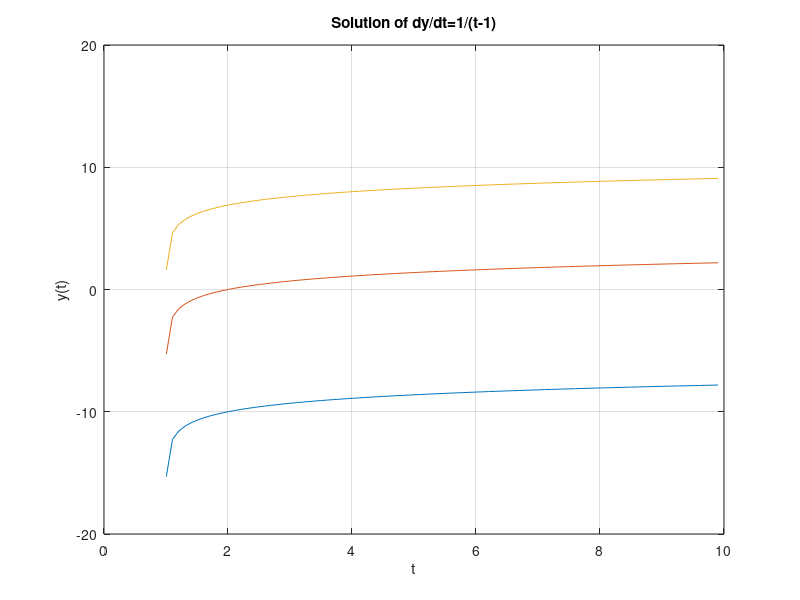

Here is the MATLAB script that generated this plot: (Note: this script raises an error after producing the figure.)
% EX5_2.M Plot solution to ydot=1/(t-1)
% for 3 initial values. y=ln|t-1|+c.
c=[-10 0 6.9014];         % Define constant values 
t=[1.005:.1:10];          % Define t to avoid t=1
m=length(t);
n=length(c);
y=zeros(m,n);             
for I=1:3
 y(:,I) =log(abs(t-1)') + c(I);
end
clf                       % Clear any figures
plot(t,y(:,1),t,y(:,2),t,y(:,3))
xlabel('t')
ylabel('y(t)')
title('Solution of dy/dt=1/(t-1)')
grid
axis([0,10,-20,20])       % Plot limits 
gtext('(t0,y0)=(2,-10)')  % Annotate with mouse clicks  
gtext('(t0,y0)=(2,0)')
gtext('(t0,y0)=(4,8)')
%
% Note: Using gtext command, the figure will be annotated where you click 
%   with the mouse (cursor). 
%	
